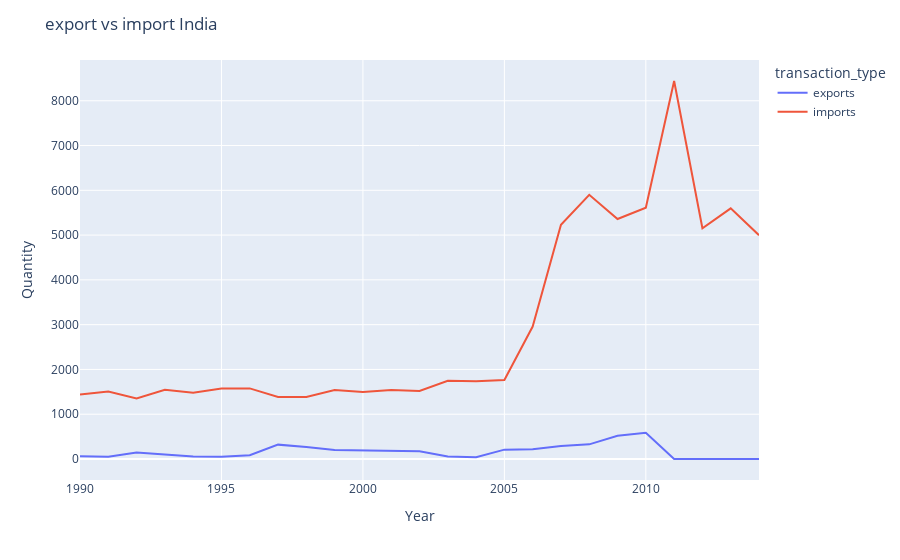

The notebook cell this image was saved under:
### Markdown cell above
### Komentarz:

### Code cell
india_export_import = data[(data['country_or_area'] == 'India') & (data['commodity'] == 'electricity') & (data['transaction_type'] == 'exports') | (data['country_or_area'] == 'India') & (data['commodity'] == 'electricity') & (data['transaction_type'] == 'imports')]
fig = px.line(india_export_import, x="year", y="quantity", color="transaction_type")
fig.update_layout(title='export vs import India', xaxis_title='Year', yaxis_title='Quantity')
fig.show()

### Figure 1 — Plotly figure (JSON) as saved in the notebook; plotly's stock layout.template omitted (floating-point values rounded to 4 significant figures)
{"data": [{"hovertemplate": "transaction_type=exports<br>year=%{x}<br>quantity=%{y}<extra></extra>", "legendgroup": "exports", "line": {"color": "#636efa", "dash": "solid"}, "marker": {"symbol": "circle"}, "mode": "lines", "name": "exports", "orientation": "v", "showlegend": true, "type": "scatter", "x": [2014, 2013, 2012, 2011, 2010, 2009, 2008, 2007, 2006, 2005, 2004, 2003, 2002, 2001, 2000, 1999, 1998, 1997, 1996, 1995, 1994, 1993, 1992, 1991, 1990], "xaxis": "x", "y": [0, 0, 0, 0, 584, 519, 327, 290, 216, 209, 40, 58, 175, 187, 195, 201, 270, 321, 84, 50, 57, 101, 146, 53, 64], "yaxis": "y"}, {"hovertemplate": "transaction_type=imports<br>year=%{x}<br>quantity=%{y}<extra></extra>", "legendgroup": "imports", "line": {"color": "#EF553B", "dash": "solid"}, "marker": {"symbol": "circle"}, "mode": "lines", "name": "imports", "orientation": "v", "showlegend": true, "type": "scatter", "x": [2014, 2013, 2012, 2011, 2010, 2009, 2008, 2007, 2006, 2005, 2004, 2003, 2002, 2001, 2000, 1999, 1998, 1997, 1996, 1995, 1994, 1993, 1992, 1991, 1990], "xaxis": "x", "y": [4998, 5598, 5152, 8441, 5610, 5359, 5899, 5230, 2957, 1763, 1735, 1748, 1520, 1540, 1497, 1540, 1385, 1385, 1577, 1572, 1480, 1547, 1352, 1506, 1440], "yaxis": "y"}], "layout": {"legend": {"title": {"text": "transaction_type"}, "tracegroupgap": 0}, "margin": {"t": 60}, "title": {"text": "export vs import India"}, "xaxis": {"anchor": "y", "domain": [0, 1], "title": {"text": "Year"}}, "yaxis": {"anchor": "x", "domain": [0, 1], "title": {"text": "Quantity"}}}}
